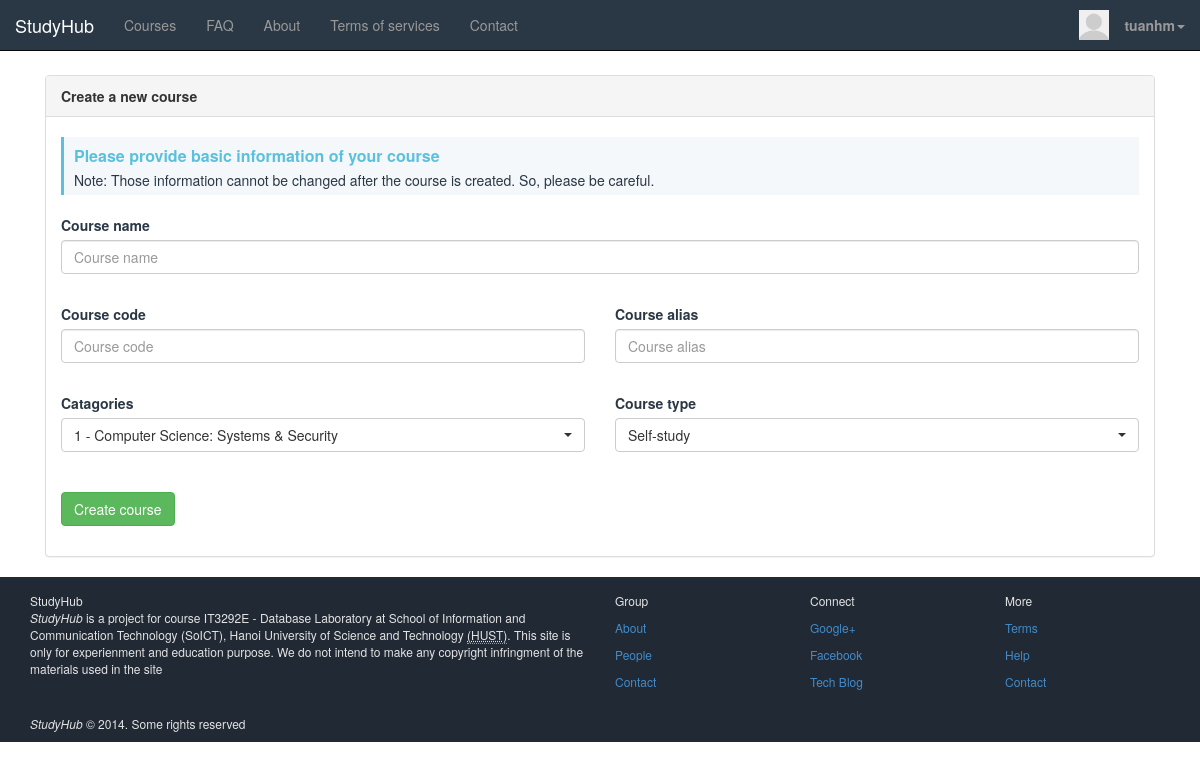
Page /createcourse.php (signed in) on the committed database.
### tables this page shows
CREATE TABLE IF NOT EXISTS `sm_users` (
  `user_id` int(10) NOT NULL AUTO_INCREMENT,
  `username` varchar(30) NOT NULL,
  `password` varchar(255) NOT NULL,
  `role` char(1) NOT NULL DEFAULT '1' COMMENT 'Check in list:0 - admin/1 - student/2 - teacher/3 - staff/4 - dummy',
  `email` varchar(255) NOT NULL,
  `display_name` varchar(100) DEFAULT 'username',
  `birthday` date DEFAULT NULL,
  `join_date` timestamp NOT NULL DEFAULT CURRENT_TIMESTAMP,
  `first_name` varchar(32) NOT NULL,
  `last_name` varchar(32) NOT NULL,
  `gender` varchar(15) NOT NULL,
  `bio` text NOT NULL,
  `email_code` varchar(100) NOT NULL,
  `avatar` varchar(500) NOT NULL DEFAULT 'images/avatars/default_avatar.png',
  `time` int(11) NOT NULL,
  `confirmed` int(11) NOT NULL DEFAULT '0',
  `generated_string` varchar(35) NOT NULL DEFAULT '0',
  `ip` varchar(32) NOT NULL,
  PRIMARY KEY (`user_id`),
  UNIQUE KEY `username` (`username`)
);

CREATE TABLE IF NOT EXISTS `sm_course_cat` (
  `cat_id` int(10) NOT NULL AUTO_INCREMENT,
  `cat_title` varchar(100) NOT NULL,
  PRIMARY KEY (`cat_id`)
);

### core/init.php (called while the page is built, shortened)
<?php
require 'classes/users.php';
require 'classes/general.php';
require 'classes/courses.php';
$users		= new Users($db);
$general		= new General();
$courses		= new Courses($db);
if ($general->logged_in() === true)  {
	$user_id 	= $_SESSION['user_id'];
	$user 	= $users->userdata($user_id);
}
 ?>

### core/classes/general.php (called while the page is built, shortened)
<?php
class General {
	public function logged_in()
	{
		return (isset($_SESSION['user_id'])) ? true : false;
	}
}
?>

### core/classes/users.php (called while the page is built, shortened)
<?php
class Users {
	private $db;
	public function __construct($database) {
		$this->db = $database;
	}
	public function userdata($id)
	{
		$query = $this->db->prepare("SELECT * FROM `sm_users` WHERE `user_id` = ?");
		$query->bindValue(1, $id);
		try {
			$query->execute();
			return $query->fetch();
		} catch (PDOException $e) {
			die($e->getMessage());
		}
	}
 }
 ?>

### core/classes/courses.php (called while the page is built, shortened)
<?php
class Courses {
	private $db;
	public function __construct($database) {
		$this->db = $database;
	}
	public function get_cat()
	{
		$results = array();
		$query = $this->db->prepare("SELECT * FROM `sm_course_cat` WHERE `cat_title` <> ''");
		try {
			$query->execute();
			$results = $query->fetchAll();
		} catch (PDOException $e) {
			die($e->getMessage());
		}
		if (!empty($results)) {
			return $results;
		}
		return false;
	}
}
 ?>

### createcourse.php (the view, shortened to what this page needs)
<?php
require 'core/init.php';
require 'navbar.php';
?>
<div class="container" style="margin-top: 25px;">
	<div class="col-md-12">
		<div class="panel panel-default">
			<div class="panel-heading"><strong>Create a new course</strong></div>
			<div class="panel-body">
				<div class="bs-callout bs-callout-info">
					<h4><strong>Please provide basic information of your course</strong></h4>
					<span>Note: Those information cannot be changed after the course is created. So, please be careful.</span>
				</div>
				<form role="form" method="post" action="createcourse.php">
					<div class="form-group">
						<label for="course_title"><strong>Course name</strong></label>
						<input type="text" name="course_title" placeholder="Course name" class="form-control" required />
					</div>
					<div class="row">
						<div class="col-md-6">
							<div class="form-group">
								<label for="course_code"><strong>Course code</strong></label>
								<input type="text" name="course_code" placeholder="Course code" class="form-control" required />
							</div>
						</div>
						<div class="col-md-6">
							<div class="form-group">
								<label for="course_alias"><strong>Course alias</strong></label>
								<input type="text" name="course_alias" placeholder="Course alias" class="form-control" required />
							</div>
						</div>
					</div>
					<div class="row">
						<div class="col-md-6">
							<div class="form-group">
								<label><strong>Catagories</strong></label>
								<select class="form-control selectpicker" name="course_cat" required>
									<?php $cats = $courses->get_cat();
									foreach ($cats as $cat) { ?>
									 	<option><?php echo $cat['cat_id'] . ' - '. $cat['cat_title']; ?></option>
									 <?php } ?>
								</select>
							</div>
						</div>
						<div class="col-md-6">
							<div class="form-group">
								<label><strong>Course type</strong></label>
								<select class="form-control selectpicker" name="course_type" id="coursetype" required>
									<option value="sefls">Self-study</option>
								</select>
							</div>
						</div>
					</div>
					<div class="form-group" style="margin-top: 15px;">
						<button type="submit" name="submit" class="btn btn-success">Create course</button>
					</div>
					</div>
			</div>
		</div>
	</div>
<?php
require 'footer.php';
 ?>

### navbar.php (shortened to what this page needs)
<!DOCTYPE html>
<html lang="en" charset="utf8">
<head>
	<link rel="stylesheet" type="text/css" href="css/bootstrap.css">
	<link rel="stylesheet" type="text/css" href="css/prettify.css">
	<link rel="stylesheet" type="text/css" href="css/dashboard.css">
	<link rel="stylesheet" type="text/css" href="css/datepicker.css">
	<link rel="stylesheet" type="text/css" href="css/bootstrap-select/bootstrap-select.css">
</head>
<body>
<nav class="navbar navbar-default navbar-fixed-top navbar-inverse" role="navigation">
	<div class="container-fluid">
		<div class="navbar-header">
				<a href="index.php" class="navbar-brand">StudyHub</a>
		</div>
		<div class="collapse navbar-collapse" id="navbar-collapse-1">
			<ul class="nav navbar-nav">
				<?php
				if (basename($_SERVER['PHP_SELF']) == 'courses.php') {
				 ?>
				<li>
					<a href="courses.php" class="active">Courses</a>
				</li>
				<?php } else { ?>
				<li>
					<a href="courses.php">Courses</a>
				</li>
				<?php } ?>
				<li><a href="#">FAQ</a></li>
				<li><a href="#">About</a></li>
				<li><a href="#">Terms of services</a></li>
				<li><a href="#">Contact</a></li>
			</ul>
			<ul class="nav navbar-nav navbar-right">
			<?php
			if ($general->logged_in()) { $image = $user['avatar']; ?>
				<li>
					<div class="avatar">
						<?php if(!empty($image)) { ?>
							<img src="<?php echo $image; ?>" alt="">
							<?php } else { ?>
						<img src="images/avatars/default_avatar.png" alt="">
						<?php } ?>
					</div>
				</li>
				<li class="dropdown">
					<a href="#" class="dropdown-toggle" data-toggle="dropdown"><strong><?php echo $user['username']; ?></strong><b class="caret"></b></a>
				</li>
			<?php } else { ?>
				<li><a href="signup.php">Sign up</a></li>
				<li><a href="signin.php">Sign in</a></li>
				<?php } ?>
			</ul>
		</div>
	</div>
</nav>

### css/prettify.css (style rules this page uses)
html, body { background-color: white; color: #2a3744; -webkit-font-smoothing: antialiased; }
.navbar-fixed-top, .navbar-inverse { background-color: #2A3744; color: #c0ccdb !important; }
.row { padding-top: 15px !important; }
div { display: block; }
.avatar img { margin-top: 32%; max-height: 30px; height: 30px; width: 30px; }
.bs-callout { margin: 5px 0; padding: 5px; border-left:3px solid #eee; margin-bottom: 20px; }
.bs-callout h4 { font-size: 16px; margin-top:5px; margin-bottom:5px; margin-left: 5px; }
.bs-callout-info { background-color:#f4f8fa;border-color:#5bc0de }
.bs-callout-info h4 { color:#5bc0de }
.bs-callout-info span { padding-left: 5px; }
.form-group input[type=text], .form-group textarea { font-weight: normal !important; }

### css/dashboard.css (style rules this page uses)
body { padding-top: 50px; }

### rows in the picture
sm_users: avatar (placeholder picture), username "tuanhm"
sm_course_cat: cat_id "1", cat_title "Computer Science: Systems & Security"
